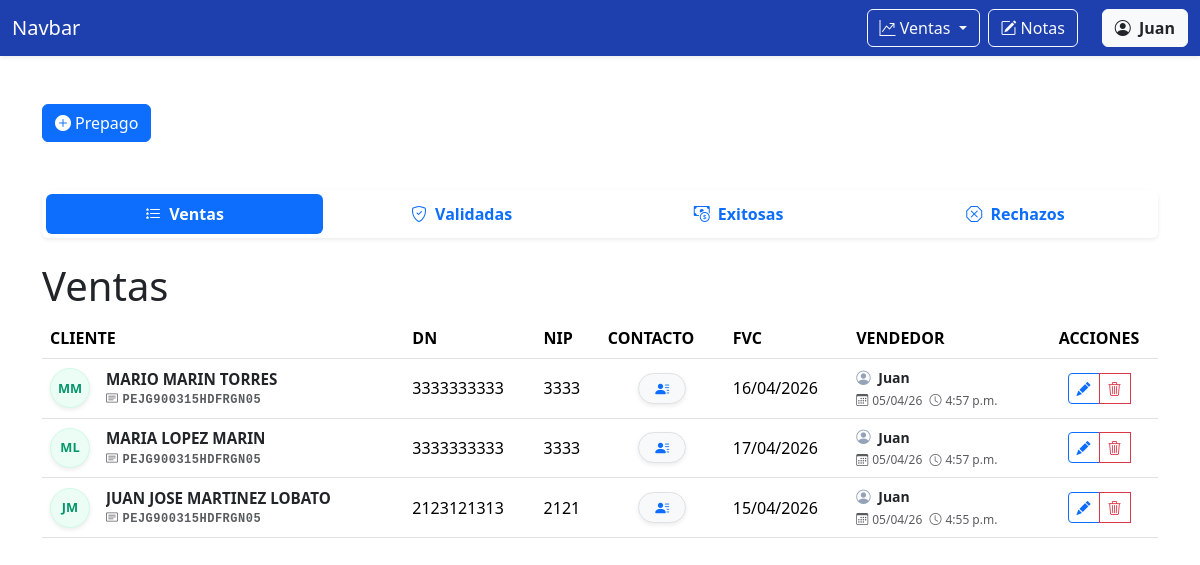
Before: /ventas/prepago/ (signed in) with the older database file.
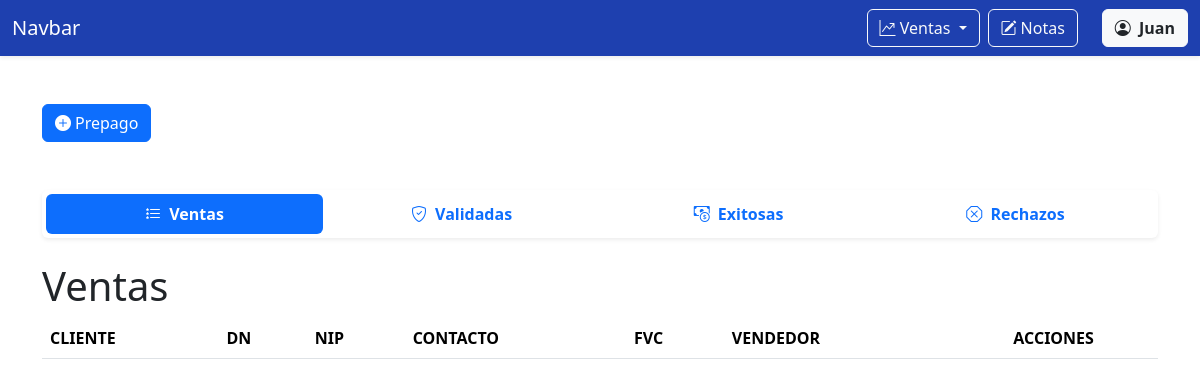
After: the same page with the newer database file.
### ventas/models.py (models this page shows)
class VentaPrepago(models.Model):
    nombre = models.CharField('NOMBRE(S)',max_length=100)
    apellido_paterno = models.CharField('APELLIDO PATERNO', max_length=100)
    apellido_materno = models.CharField('APELLIDO MATERNO', max_length=100,blank=True, default='')
    curp = models.CharField('CURP', max_length=18,validators=[MinLengthValidator(18)])
    dn = models.CharField('DN', max_length=10, validators=[numeric_validator, MinLengthValidator(10)])
    nip = models.CharField('NIP', max_length=4, validators=[numeric_validator, MinLengthValidator(4)], help_text='Solo se permiten números.')
    contact1 = models.CharField('CONTACTO 1', max_length=10, validators=[numeric_validator, MinLengthValidator(10)])
    contact2 = models.CharField('CONTACTO 2', max_length=10, validators=[numeric_validator, MinLengthValidator(10)])
    fvc = models.DateField('FVC')
    validar = models.BooleanField(default=False)
    STATUS_CHOICES = [
        ('en_proceso', 'EN PROCESO'),
        ('nip_incorrecto', 'NIP INCORRECTO'),
        ('curp_incorrecto', 'CURP INCORRECTO'),
        ('sin_fvc', 'SIN FVC'),
        ('exitosa', 'EXITOSA'),
        ('baja_exportada', 'BAJA EXPORTADA'),
        ('alta', 'ALTA'),
        ('gestionada_por_otro_call_center', 'GESTIONADA POR OTRO CALL CENTER'),
        ('sin_nip', 'SIN NIP'),
        ('futura', 'FUTURA'),
        ('linea_movistar', 'LINEA MOVISTAR'),
        ('cac_lejano', 'CAC LEJANO'),
    ]
    status = models.CharField(
        'Status',
        max_length=100,
        choices=STATUS_CHOICES,
        default='en_proceso'
    )
    email = models.EmailField('EMAIL', max_length=254)
    folio = models.CharField('FOLIO', max_length=100)
    usuario_marcador = models.CharField('USUARIO MARCADOR', max_length=100)
    marcador = models.CharField('MARCADOR', max_length=100)
    validador = models.ForeignKey(User, on_delete=models.SET_NULL, null=True, blank=True, related_name='validador')
    created = models.DateTimeField(auto_now_add=True)
    user = models.ForeignKey(User, on_delete=models.CASCADE, related_name='vendedor')

### ventas/views.py (the view, shortened to what this page needs)
# urls.py: path('prepago/', views.prepago, name='prepago'),
@login_required
def prepago(request):
    if request.method == 'GET':
        ventas_prepago = VentaPrepago.objects.filter(user=request.user, validar=False).order_by('-created')
        ventas_prepago_validadas = VentaPrepago.objects.filter(user=request.user, validar=True).order_by('-created')
        return render(request, 'prepago.html', {
        'form': VentaPrepagoForm(),
        'ventas_prepago': ventas_prepago,
        'ventas_prepago_validadas': ventas_prepago_validadas
    })

### ventas/templates/prepago.html (shortened to what this page needs)
{% extends 'base.html' %} {% block content %}
<div class="container mt-5">
  <button type="button" class="btn btn-primary" data-bs-toggle="modal" data-bs-target="#createPrepagoModal">
    <i class="bi bi-plus-circle-fill me-1"></i>Prepago
  </button>
</div>
<div class="container mt-5 mb-5" id="moduloVentas">
  <ul class="nav nav-pills nav-justified mb-4 shadow-sm p-1 bg-white rounded fw-bold">
    <li class="nav-item">
      <button class="nav-link {% if not request.GET.tab or request.GET.tab == 'ventas' %}active{% endif %}"
        data-bs-toggle="tab" data-bs-target="#ventas">
        <i class="bi bi-list-stars me-1"></i> Ventas
      </button>
    </li>
    <li class="nav-item">
      <button class="nav-link {% if request.GET.tab == 'validadas' %}active{% endif %}" data-bs-toggle="tab"
        data-bs-target="#validadas">
        <i class="bi bi-shield-check me-1"></i> Validadas
      </button>
    </li>
    <li class="nav-item">
      <button class="nav-link" data-bs-toggle="tab" data-bs-target="#exitosas">
        <i class="bi bi-cash-coin me-1"></i> Exitosas
      </button>
    </li>
    <li class="nav-item">
      <button class="nav-link" data-bs-toggle="tab" data-bs-target="#rechazos">
        <i class="bi bi-x-octagon me-1"></i> Rechazos
      </button>
    </li>
  </ul>
  <div class="tab-content mt-3" id="pills-tabContent">
    <div class="tab-pane fade {% if not request.GET.tab or request.GET.tab == 'ventas' %}show active{% endif %}"
      id="ventas" role="tabpanel">
      <h1>Ventas</h1>
      <table class="table table-hover align-middle">
        <thead>
          <tr>
            <th scope="col">CLIENTE</th>
            <th scope="col">DN</th>
            <th scope="col">NIP</th>
            <th scope="col">CONTACTO</th>
            <th scope="col">FVC</th>
            <th scope="col">VENDEDOR</th>
            <th scope="col" class="text-center">ACCIONES</th>
          </tr>
        </thead>
        <tbody>
          {% for venta_prepago in ventas_prepago %}
          <tr>
            <th scope="row" class="align-middle">
              <div class="d-flex align-items-center">
                <div class="avatar-circle me-3 d-flex align-items-center justify-content-center shadow-sm"
                  style="width: 40px; height: 40px; background-color: #ecfdf5; color: #059669; border: 1px solid #d1fae5; border-radius: 50%; font-weight: bold; font-size: 0.8rem; flex-shrink: 0;">
                  {{venta_prepago.nombre|first|upper}}{{venta_prepago.apellido_paterno|first|upper}}
                </div>
                <div class="d-flex flex-column" style="line-height: 1.2;">
                  <span class="text-dark fw-bold"
                    style="font-size: 0.95rem; max-width: 250px; overflow: hidden; text-overflow: ellipsis; white-space: nowrap;"
                    title="{{ venta_prepago.nombre }} {{ venta_prepago.apellido_paterno }} {{ venta_prepago.apellido_materno }}">
                    {{venta_prepago.nombre}} {{venta_prepago.apellido_paterno}} {{venta_prepago.apellido_materno}}
                  </span>
                  <small class="text-muted font-monospace mt-1"
                    style="font-size: 0.75rem; letter-spacing: 0.5px; white-space: nowrap;">
                    <i class="bi bi-card-text me-1"></i>{{venta_prepago.curp}}
                  </small>
                </div>
              </div>
            </th>
            <td>{{venta_prepago.dn}}</td>
            <td>{{venta_prepago.nip}}</td>
            <td class="align-middle text-center">
              <button type="button" class="btn btn-sm btn-light border shadow-sm rounded-pill px-3"
                data-bs-toggle="popover" data-bs-placement="right" data-bs-html="true" data-bs-title="Contacto"
                data-bs-content="
            <div class='text-start small'>
              <i class='bi bi-telephone-fill me-1 text-primary'></i>{{ venta_prepago.contact1 }}<br>
              <i class='bi bi-telephone-fill me-1 text-primary'></i>{{ venta_prepago.contact2 }}<br>
              <hr class='my-1'>
              <i class='bi bi-envelope-fill me-1 text-primary'></i>
              <span class='text-primary'>{{ venta_prepago.email }}</span>
            </div>">
                <i class="bi bi-person-lines-fill text-primary"></i>
              </button>
            </td>
            <td>{{venta_prepago.fvc|date:"d/m/Y"}}</td>
            <td>
              <div class="text-muted small">
                <i class="bi bi-person-circle me-1" style="color: #94a3b8; font-size: 0.9rem;"></i>
                <span class="fw-bold text-dark me-2">{{ venta_prepago.user.first_name }}</span> <br>
                <span style="font-size: 0.75rem;">
                  <i class="bi bi-calendar3 me-1"></i>{{ venta_prepago.created|date:"d/m/y" }}
                  <i class="bi bi-clock ms-1 me-1"></i>{{ venta_prepago.created|time:"g:i a" }}
                </span>
              </div>
            </td>
            <td class="text-center">
              <div class="btn-group" role="group">
                <button type="button" class="btn btn-sm btn-outline-primary" title="Editar" data-bs-toggle="modal"
                  data-bs-target="#updatePrepagoModal{{venta_prepago.id}}">
                  <i class="bi bi-pencil-fill"></i>
                </button>
                <button type="button" class="btn btn-sm btn-outline-danger" title="Eliminar" data-bs-toggle="modal"
                  data-bs-target="#deletePrepagoModal{{venta_prepago.id}}">
                  <i class="bi bi-trash3"></i>
                </button>
              </div>
            </td>
          </tr>
          {% endfor %}
        </tbody>
      </table>
    </div>
  </div>
</div>
{% endblock content %}

### templates/base.html (shortened to what this page needs)
<!doctype html>
<html lang="es-MX">
<head>
  <link href="https://cdn.jsdelivr.net/npm/bootstrap@5.3.8/dist/css/bootstrap.min.css" rel="stylesheet"
 />
  <link rel="stylesheet" href="https://cdn.jsdelivr.net/npm/bootstrap-icons@1.13.1/font/bootstrap-icons.min.css">
</head>
<body>
  <nav class="navbar navbar-expand-lg  navbar-dark shadow-sm" style="background-color: #1e40af;">
    <div class="container-fluid">
      <a class="navbar-brand" href="{% url 'dashboard' %}">Navbar</a>
      <div class="collapse navbar-collapse" id="navbarNav">
        <ul class="navbar-nav ms-auto">
          <li class="nav-item">
            <div class="dropdown">
              <button class="btn btn-outline-light dropdown-toggle" type="button" data-bs-toggle="dropdown"
                aria-expanded="false"><i class="bi bi-graph-up-arrow"></i>
                Ventas
              </button>
            </div>
          </li>
          <li class="nav-item ms-2">
            <a class="btn btn-outline-light" href="{% url 'notas' %}"><i class="bi bi-pencil-square me-1"></i>Notas</a>
          </li>
          <li class="nav-item ms-2">
            <div class="dropdown">
              <button class="btn btn-light text-dark ms-3" type="button" data-bs-toggle="dropdown"
                aria-expanded="false">
                <i class="bi bi-person-circle me-1"></i> <strong>{{ user.first_name }}</strong>
              </button>
          </li>
        </ul>
      </div>
    </div>
  </nav>
  {% block content %} {% endblock %}
</body>
</html>

Changed rows visible on the page:
removed VentaPrepago: nombre|first "M", apellido_paterno|first "M", nombre "MARIO", apellido_paterno "MARIN", apellido_materno "TORRES", curp "PEJG900315HDFRGN05", dn "3333333333", nip "3333", fvc "16/04/2026", user.first_name "Juan", created "05/04/26", created "4:57 p.m."
removed VentaPrepago: nombre|first "M", apellido_paterno|first "L", nombre "MARIA", apellido_paterno "LOPEZ", apellido_materno "MARIN", curp "PEJG900315HDFRGN05", dn "3333333333", nip "3333", fvc "17/04/2026", user.first_name "Juan", created "05/04/26", created "4:57 p.m."
removed VentaPrepago: nombre|first "J", apellido_paterno|first "M", nombre "JUAN JOSE", apellido_paterno "MARTINEZ", apellido_materno "LOBATO", curp "PEJG900315HDFRGN05", dn "2123121313", nip "2121", fvc "15/04/2026", user.first_name "Juan", created "05/04/26", created "4:55 p.m."
